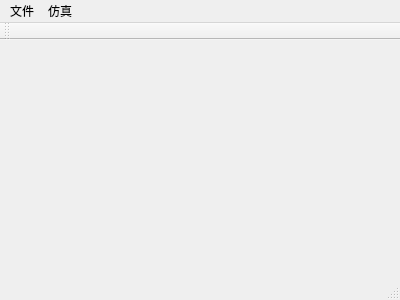
<?xml version="1.0" encoding="UTF-8"?>
<ui version="4.0">
 <class>MainWindow</class>
 <widget class="QMainWindow" name="MainWindow">
  <property name="geometry">
   <rect>
    <x>0</x>
    <y>0</y>
    <width>400</width>
    <height>300</height>
   </rect>
  </property>
  <property name="windowTitle">
   <string>MainWindow</string>
  </property>
  <widget class="QWidget" name="centralWidget"/>
  <widget class="QMenuBar" name="menuBar">
   <property name="geometry">
    <rect>
     <x>0</x>
     <y>0</y>
     <width>400</width>
     <height>26</height>
    </rect>
   </property>
   <widget class="QMenu" name="menu">
    <property name="title">
     <string>文件</string>
    </property>
    <addaction name="action_5"/>
    <addaction name="separator"/>
    <addaction name="action_7"/>
   </widget>
   <widget class="QMenu" name="menu_2">
    <property name="title">
     <string>仿真</string>
    </property>
    <addaction name="action_8"/>
    <addaction name="action_9"/>
    <addaction name="action_10"/>
    <addaction name="action_11"/>
   </widget>
   <addaction name="menu"/>
   <addaction name="menu_2"/>
  </widget>
  <widget class="QToolBar" name="mainToolBar">
   <attribute name="toolBarArea">
    <enum>TopToolBarArea</enum>
   </attribute>
   <attribute name="toolBarBreak">
    <bool>false</bool>
   </attribute>
  </widget>
  <widget class="QStatusBar" name="statusBar"/>
  <action name="action_5">
   <property name="text">
    <string>关于</string>
   </property>
  </action>
  <action name="action_7">
   <property name="text">
    <string>退出</string>
   </property>
  </action>
  <action name="action_8">
   <property name="text">
    <string>随机走动</string>
   </property>
  </action>
  <action name="action_9">
   <property name="text">
    <string>随机路点</string>
   </property>
  </action>
  <action name="action_10">
   <property name="text">
    <string>随机方向</string>
   </property>
  </action>
  <action name="action_11">
   <property name="text">
    <string>高斯-马尔可夫</string>
   </property>
  </action>
 </widget>
 <layoutdefault spacing="6" margin="11"/>
 <resources/>
 <connections/>
</ui>
